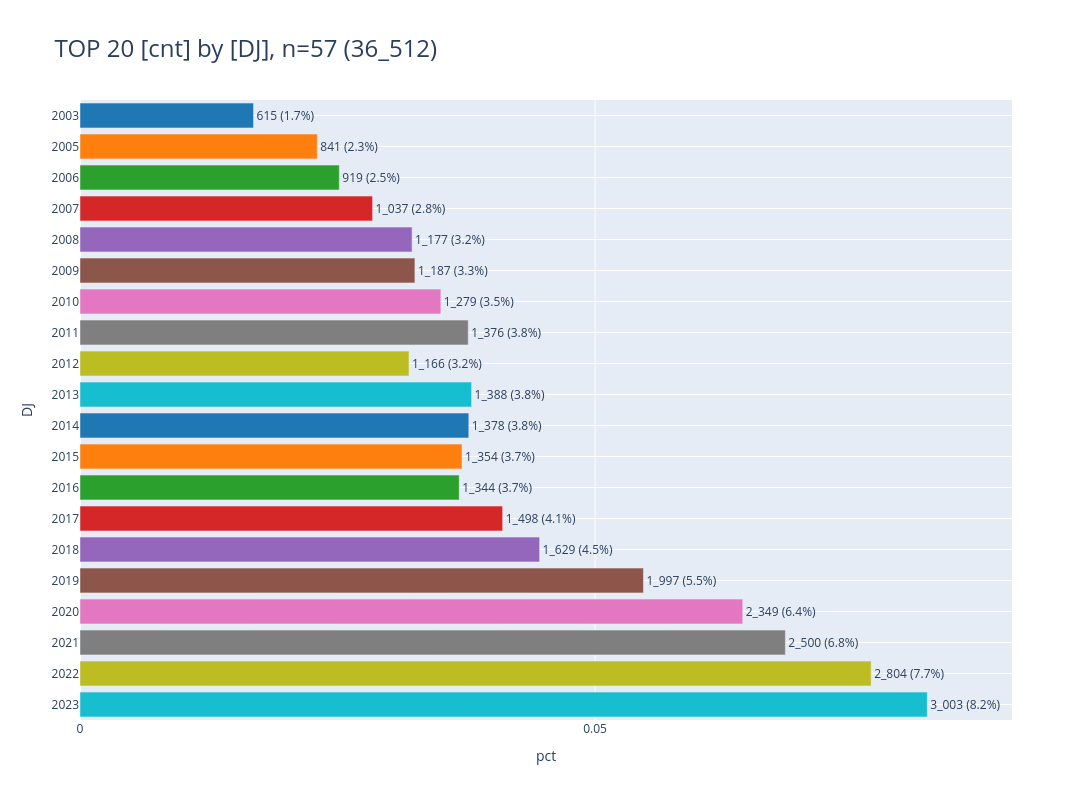

Notebook cell for this chart:
### Code cell
show_duplikate_dj(db_duplicates_epi, "epi")

### Figure 1 — Plotly figure (JSON) as saved in the notebook; plotly's stock layout.template omitted (floating-point values rounded to 4 significant figures)
{"data": [{"error_y": {"thickness": 5}, "hovertemplate": "DJ=%{y}<br>pct=%{x}<br>cnt_pct_str=%{text}<extra></extra>", "legendgroup": "2003", "marker": {"color": "#1F77B4", "pattern": {"shape": ""}}, "name": "2003", "orientation": "h", "showlegend": true, "text": ["615 (1.7%)"], "textposition": "outside", "type": "bar", "x": [0.01684], "xaxis": "x", "y": ["2003"], "yaxis": "y"}, {"error_y": {"thickness": 5}, "hovertemplate": "DJ=%{y}<br>pct=%{x}<br>cnt_pct_str=%{text}<extra></extra>", "legendgroup": "2005", "marker": {"color": "#FF7F0E", "pattern": {"shape": ""}}, "name": "2005", "orientation": "h", "showlegend": true, "text": ["841 (2.3%)"], "textposition": "outside", "type": "bar", "x": [0.02303], "xaxis": "x", "y": ["2005"], "yaxis": "y"}, {"error_y": {"thickness": 5}, "hovertemplate": "DJ=%{y}<br>pct=%{x}<br>cnt_pct_str=%{text}<extra></extra>", "legendgroup": "2006", "marker": {"color": "#2CA02C", "pattern": {"shape": ""}}, "name": "2006", "orientation": "h", "showlegend": true, "text": ["919 (2.5%)"], "textposition": "outside", "type": "bar", "x": [0.02517], "xaxis": "x", "y": ["2006"], "yaxis": "y"}, {"error_y": {"thickness": 5}, "hovertemplate": "DJ=%{y}<br>pct=%{x}<br>cnt_pct_str=%{text}<extra></extra>", "legendgroup": "2007", "marker": {"color": "#D62728", "pattern": {"shape": ""}}, "name": "2007", "orientation": "h", "showlegend": true, "text": ["1_037 (2.8%)"], "textposition": "outside", "type": "bar", "x": [0.0284], "xaxis": "x", "y": ["2007"], "yaxis": "y"}, {"error_y": {"thickness": 5}, "hovertemplate": "DJ=%{y}<br>pct=%{x}<br>cnt_pct_str=%{text}<extra></extra>", "legendgroup": "2008", "marker": {"color": "#9467BD", "pattern": {"shape": ""}}, "name": "2008", "orientation": "h", "showlegend": true, "text": ["1_177 (3.2%)"], "textposition": "outside", "type": "bar", "x": [0.03224], "xaxis": "x", "y": ["2008"], "yaxis": "y"}, {"error_y": {"thickness": 5}, "hovertemplate": "DJ=%{y}<br>pct=%{x}<br>cnt_pct_str=%{text}<extra></extra>", "legendgroup": "2009", "marker": {"color": "#8C564B", "pattern": {"shape": ""}}, "name": "2009", "orientation": "h", "showlegend": true, "text": ["1_187 (3.3%)"], "textposition": "outside", "type": "bar", "x": [0.03251], "xaxis": "x", "y": ["2009"], "yaxis": "y"}, {"error_y": {"thickness": 5}, "hovertemplate": "DJ=%{y}<br>pct=%{x}<br>cnt_pct_str=%{text}<extra></extra>", "legendgroup": "2010", "marker": {"color": "#E377C2", "pattern": {"shape": ""}}, "name": "2010", "orientation": "h", "showlegend": true, "text": ["1_279 (3.5%)"], "textposition": "outside", "type": "bar", "x": [0.03503], "xaxis": "x", "y": ["2010"], "yaxis": "y"}, {"error_y": {"thickness": 5}, "hovertemplate": "DJ=%{y}<br>pct=%{x}<br>cnt_pct_str=%{text}<extra></extra>", "legendgroup": "2011", "marker": {"color": "#7F7F7F", "pattern": {"shape": ""}}, "name": "2011", "orientation": "h", "showlegend": true, "text": ["1_376 (3.8%)"], "textposition": "outside", "type": "bar", "x": [0.03769], "xaxis": "x", "y": ["2011"], "yaxis": "y"}, {"error_y": {"thickness": 5}, "hovertemplate": "DJ=%{y}<br>pct=%{x}<br>cnt_pct_str=%{text}<extra></extra>", "legendgroup": "2012", "marker": {"color": "#BCBD22", "pattern": {"shape": ""}}, "name": "2012", "orientation": "h", "showlegend": true, "text": ["1_166 (3.2%)"], "textposition": "outside", "type": "bar", "x": [0.03193], "xaxis": "x", "y": ["2012"], "yaxis": "y"}, {"error_y": {"thickness": 5}, "hovertemplate": "DJ=%{y}<br>pct=%{x}<br>cnt_pct_str=%{text}<extra></extra>", "legendgroup": "2013", "marker": {"color": "#17BECF", "pattern": {"shape": ""}}, "name": "2013", "orientation": "h", "showlegend": true, "text": ["1_388 (3.8%)"], "textposition": "outside", "type": "bar", "x": [0.03801], "xaxis": "x", "y": ["2013"], "yaxis": "y"}, {"error_y": {"thickness": 5}, "hovertemplate": "DJ=%{y}<br>pct=%{x}<br>cnt_pct_str=%{text}<extra></extra>", "legendgroup": "2014", "marker": {"color": "#1F77B4", "pattern": {"shape": ""}}, "name": "2014", "orientation": "h", "showlegend": true, "text": ["1_378 (3.8%)"], "textposition": "outside", "type": "bar", "x": [0.03774], "xaxis": "x", "y": ["2014"], "yaxis": "y"}, {"error_y": {"thickness": 5}, "hovertemplate": "DJ=%{y}<br>pct=%{x}<br>cnt_pct_str=%{text}<extra></extra>", "legendgroup": "2015", "marker": {"color": "#FF7F0E", "pattern": {"shape": ""}}, "name": "2015", "orientation": "h", "showlegend": true, "text": ["1_354 (3.7%)"], "textposition": "outside", "type": "bar", "x": [0.03708], "xaxis": "x", "y": ["2015"], "yaxis": "y"}, {"error_y": {"thickness": 5}, "hovertemplate": "DJ=%{y}<br>pct=%{x}<br>cnt_pct_str=%{text}<extra></extra>", "legendgroup": "2016", "marker": {"color": "#2CA02C", "pattern": {"shape": ""}}, "name": "2016", "orientation": "h", "showlegend": true, "text": ["1_344 (3.7%)"], "textposition": "outside", "type": "bar", "x": [0.03681], "xaxis": "x", "y": ["2016"], "yaxis": "y"}, {"error_y": {"thickness": 5}, "hovertemplate": "DJ=%{y}<br>pct=%{x}<br>cnt_pct_str=%{text}<extra></extra>", "legendgroup": "2017", "marker": {"color": "#D62728", "pattern": {"shape": ""}}, "name": "2017", "orientation": "h", "showlegend": true, "text": ["1_498 (4.1%)"], "textposition": "outside", "type": "bar", "x": [0.04103], "xaxis": "x", "y": ["2017"], "yaxis": "y"}, {"error_y": {"thickness": 5}, "hovertemplate": "DJ=%{y}<br>pct=%{x}<br>cnt_pct_str=%{text}<extra></extra>", "legendgroup": "2018", "marker": {"color": "#9467BD", "pattern": {"shape": ""}}, "name": "2018", "orientation": "h", "showlegend": true, "text": ["1_629 (4.5%)"], "textposition": "outside", "type": "bar", "x": [0.04462], "xaxis": "x", "y": ["2018"], "yaxis": "y"}, {"error_y": {"thickness": 5}, "hovertemplate": "DJ=%{y}<br>pct=%{x}<br>cnt_pct_str=%{text}<extra></extra>", "legendgroup": "2019", "marker": {"color": "#8C564B", "pattern": {"shape": ""}}, "name": "2019", "orientation": "h", "showlegend": true, "text": ["1_997 (5.5%)"], "textposition": "outside", "type": "bar", "x": [0.05469], "xaxis": "x", "y": ["2019"], "yaxis": "y"}, {"error_y": {"thickness": 5}, "hovertemplate": "DJ=%{y}<br>pct=%{x}<br>cnt_pct_str=%{text}<extra></extra>", "legendgroup": "2020", "marker": {"color": "#E377C2", "pattern": {"shape": ""}}, "name": "2020", "orientation": "h", "showlegend": true, "text": ["2_349 (6.4%)"], "textposition": "outside", "type": "bar", "x": [0.06434], "xaxis": "x", "y": ["2020"], "yaxis": "y"}, {"error_y": {"thickness": 5}, "hovertemplate": "DJ=%{y}<br>pct=%{x}<br>cnt_pct_str=%{text}<extra></extra>", "legendgroup": "2021", "marker": {"color": "#7F7F7F", "pattern": {"shape": ""}}, "name": "2021", "orientation": "h", "showlegend": true, "text": ["2_500 (6.8%)"], "textposition": "outside", "type": "bar", "x": [0.06847], "xaxis": "x", "y": ["2021"], "yaxis": "y"}, {"error_y": {"thickness": 5}, "hovertemplate": "DJ=%{y}<br>pct=%{x}<br>cnt_pct_str=%{text}<extra></extra>", "legendgroup": "2022", "marker": {"color": "#BCBD22", "pattern": {"shape": ""}}, "name": "2022", "orientation": "h", "showlegend": true, "text": ["2_804 (7.7%)"], "textposition": "outside", "type": "bar", "x": [0.0768], "xaxis": "x", "y": ["2022"], "yaxis": "y"}, {"error_y": {"thickness": 5}, "hovertemplate": "DJ=%{y}<br>pct=%{x}<br>cnt_pct_str=%{text}<extra></extra>", "legendgroup": "2023", "marker": {"color": "#17BECF", "pattern": {"shape": ""}}, "name": "2023", "orientation": "h", "showlegend": true, "text": ["3_003 (8.2%)"], "textposition": "outside", "type": "bar", "x": [0.08225], "xaxis": "x", "y": ["2023"], "yaxis": "y"}], "layout": {"barmode": "relative", "height": 800, "legend": {"title": {"text": "DJ"}, "tracegroupgap": 0}, "showlegend": false, "title": {"font": {"size": 24}, "text": "TOP 20 [cnt] by [DJ], n=57 (36_512)", "xanchor": "left", "y": 0.95, "yanchor": "top"}, "width": 1600, "xaxis": {"anchor": "y", "domain": [0, 1], "dtick": 0.05, "gridwidth": 1, "range": [0, 0.09047], "showgrid": true, "title": {"text": "pct"}}, "yaxis": {"anchor": "x", "categoryarray": ["2023", "2022", "2021", "2020", "2019", "2018", "2017", "2016", "2015", "2014", "2013", "2012", "2011", "2010", "2009", "2008", "2007", "2006", "2005", "2003"], "categoryorder": "category descending", "domain": [0, 1], "gridwidth": 1, "showgrid": true, "title": {"text": "DJ"}}}}
